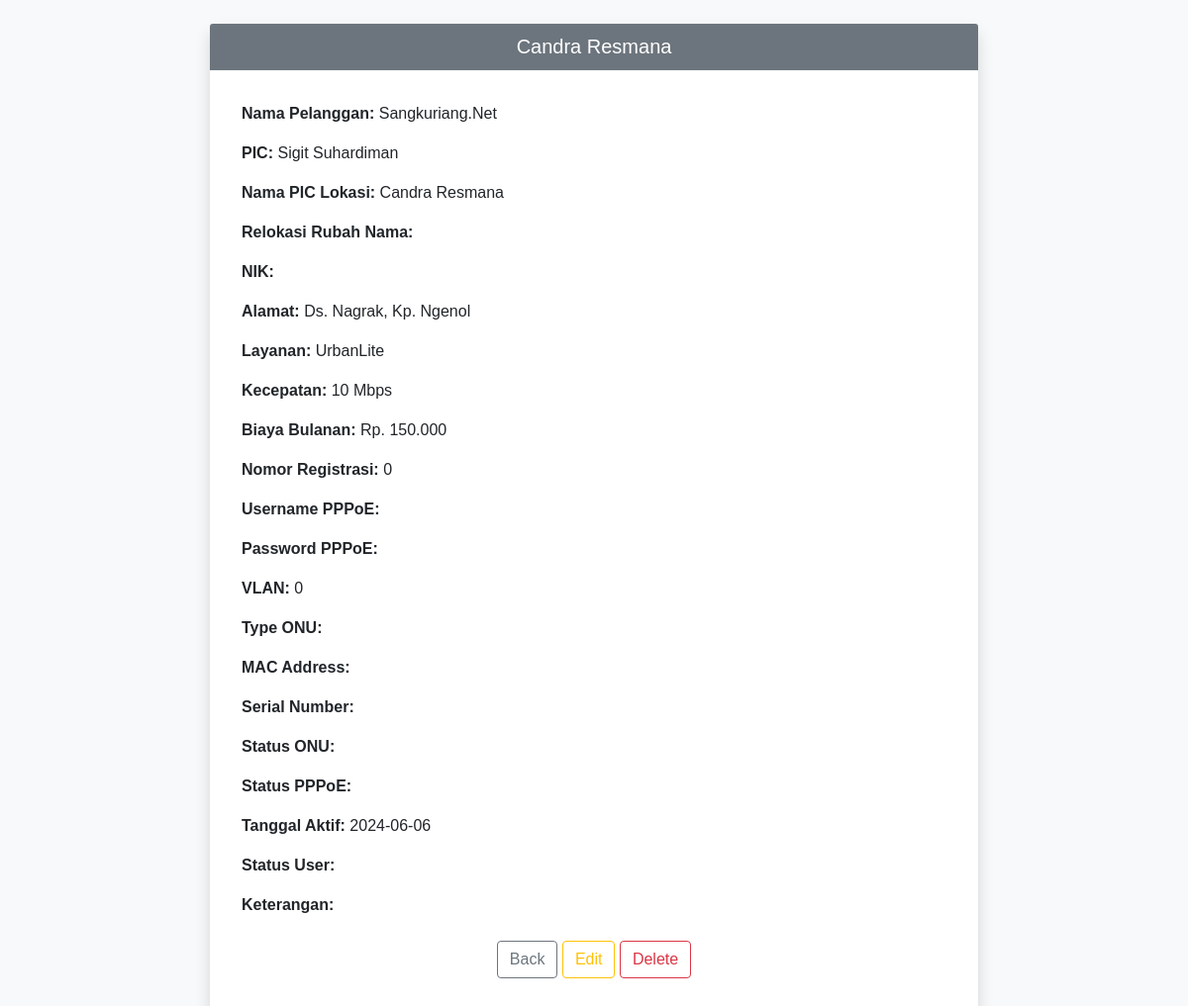
Page /Customer/src/views/customer/show.php?id=243 on the committed database.
### tables this page shows
CREATE TABLE `data_cust` (
  `id` int(11) NOT NULL,
  `nama_pelanggan` varchar(255) NOT NULL,
  `pic` varchar(255) NOT NULL,
  `nama_pic_lokasi` varchar(255) NOT NULL,
  `relokasi_rubah_nama` varchar(255) NOT NULL,
  `nik` varchar(255) NOT NULL,
  `alamat` varchar(255) NOT NULL,
  `rt_rw` varchar(255) NOT NULL,
  `layanan` varchar(255) NOT NULL,
  `kecepatan` varchar(255) NOT NULL,
  `biaya_bulanan` varchar(255) NOT NULL,
  `nomor_registrasi` int(11) NOT NULL,
  `username_pppoe` varchar(255) NOT NULL,
  `password_pppoe` varchar(255) NOT NULL,
  `vlan` int(11) NOT NULL,
  `type_onu` varchar(255) NOT NULL,
  `mac_address` varchar(255) NOT NULL,
  `serial_number` varchar(255) NOT NULL,
  `status_onu` varchar(255) NOT NULL,
  `status_pppoe` varchar(255) NOT NULL,
  `tanggal_aktif` varchar(255) NOT NULL,
  `status_user` varchar(255) NOT NULL,
  `keterangan` varchar(255) NOT NULL,
  `tanggal_simpan` timestamp NOT NULL DEFAULT current_timestamp() ON UPDATE current_timestamp()
);

### Customer/src/controllers/Controller.php (called while the page is built, shortened)
<?php
class Controller
{
    protected function view($view, $data = [])
    {
        $viewPath = '../../views/' . $view . '.php';
    }
    protected function model($model)
    {
        $modelPath = '../../models/' . $model . '.php';
        if (file_exists($modelPath)) {
            if (class_exists($model)) {
                return new $model();
            } else {
                die("Model class not found in file: $modelPath");
            }
        } else {
            die("Model file not found: $modelPath");
        }
    }
}

### Customer/src/models/Model.php (called while the page is built, shortened)
<?php
include_once '../../utils/database.php';
class Model
{
    public function __construct()
    {
        $database = new Database();
        $this->conn = $database->getConnection();
    }
}

### Customer/src/utils/database.php (called while the page is built, shortened)
<?php
class Database
{
    private $host = "localhost";
    private $username = "root";
    private $password = "";
    private $database = "customer";
    public function getConnection()
    {
        $this->conn = null;
        try {
            $this->conn = new PDO("mysql:host=" . $this->host . ";dbname=" . $this->database, $this->username, $this->password);
            $this->conn->setAttribute(PDO::ATTR_ERRMODE, PDO::ERRMODE_EXCEPTION);
        } catch (PDOException $e) {
            echo "Connection failed: " . $e->getMessage();
        }
        return $this->conn;
    }
}

### Customer/src/controllers/CustomerController.php (called while the page is built, shortened)
<?php
include_once 'Controller.php';
class CustomerController extends Controller
{
    public function show($id)
    {
        $customerModel = $this->model('CustomerModel');
        $customer = $customerModel->readCustomerById($id);
        if ($customer) {
            return $customer;
        } else {
            die("Customer not found");
        }
    }
}

### Customer/src/models/CustomerModel.php (called while the page is built, shortened)
<?php
include_once 'Model.php';
class CustomerModel extends Model
{
    public function readCustomerById($id)
    {
        $query = "SELECT * FROM " . $this->table_name . " WHERE id = :id";
        $stmt = $this->conn->prepare($query);
        $stmt->bindParam(':id', $id);
        $stmt->execute();
        return $stmt->fetch(PDO::FETCH_ASSOC);
    }
}

### Customer/src/views/customer/show.php (the view, shortened to what this page needs)
<?php
include_once '../../controllers/CustomerController.php';
require_once '../../models/CustomerModel.php';
$controller = new CustomerController();
$customer = $controller->show($_GET['id']);
?>
<!DOCTYPE html>
<html lang="en">
<head>
    <link href="https://cdn.jsdelivr.net/npm/bootstrap@5.0.2/dist/css/bootstrap.min.css" rel="stylesheet">
</head>
<body>
    <div class="container mt-4 mb-4">
        <div class="card mx-auto">
            <div class="card-header text-center">
                <?php echo $customer['nama_pic_lokasi']; ?>
            </div>
            <div class="card-body">
                <div class="row">
                    <div class="col-md-12">
                        <p class="card-text"><strong>Nama Pelanggan:</strong> <?php echo $customer['nama_pelanggan']; ?></p>
                        <p class="card-text"><strong>PIC:</strong> <?php echo $customer['pic']; ?></p>
                        <p class="card-text"><strong>Nama PIC Lokasi:</strong> <?php echo $customer['nama_pic_lokasi']; ?></p>
                        <p class="card-text"><strong>Relokasi Rubah Nama:</strong> <?php echo $customer['relokasi_rubah_nama']; ?></p>
                        <p class="card-text"><strong>NIK:</strong> <?php echo $customer['nik']; ?></p>
                        <p class="card-text"><strong>Alamat:</strong> <?php echo $customer['alamat']; ?></p>
                        <p class="card-text"><strong>Layanan:</strong> <?php echo $customer['layanan']; ?></p>
                        <p class="card-text"><strong>Kecepatan:</strong> <?php echo $customer['kecepatan']; ?></p>
                        <p class="card-text"><strong>Biaya Bulanan:</strong> Rp. <?php echo number_format((float) $customer['biaya_bulanan'], 0, ',', '.'); ?></p>
                        <p class="card-text"><strong>Nomor Registrasi:</strong> <?php echo $customer['nomor_registrasi']; ?></p>
                        <p class="card-text"><strong>Username PPPoE:</strong> <?php echo $customer['username_pppoe']; ?></p>
                        <p class="card-text"><strong>Password PPPoE:</strong> <?php echo $customer['password_pppoe']; ?></p>
                        <p class="card-text"><strong>VLAN:</strong> <?php echo $customer['vlan']; ?></p>
                        <p class="card-text"><strong>Type ONU:</strong> <?php echo $customer['type_onu']; ?></p>
                        <p class="card-text"><strong>MAC Address:</strong> <?php echo $customer['mac_address']; ?></p>
                        <p class="card-text"><strong>Serial Number:</strong> <?php echo $customer['serial_number']; ?></p>
                        <p class="card-text"><strong>Status ONU:</strong> <?php echo $customer['status_onu']; ?></p>
                        <p class="card-text"><strong>Status PPPoE:</strong> <?php echo $customer['status_pppoe']; ?></p>
                        <p class="card-text"><strong>Tanggal Aktif:</strong> <?php echo $customer['tanggal_aktif']; ?></p>
                        <p class="card-text"><strong>Status User:</strong> <?php echo $customer['status_user']; ?></p>
                        <p class="card-text"><strong>Keterangan:</strong> <?php echo $customer['keterangan']; ?></p>
                    </div>
                </div>
                <div class="text-center mt-4">
                    <a href="./index.php" class="btn btn-outline-secondary">Back</a>
                    <a href="edit.php?id=<?php echo $customer['id']; ?>" class="btn btn-outline-warning">Edit</a>
                    <a href="delete.php?id=<?php echo $customer['id']; ?>" class="btn btn-outline-danger">Delete</a>
                </div>
            </div>
        </div>
    </div>
</body>
</html>

### Customer/src/views/customer/show.php (style rules this page uses)
body { background-color: #f8f9fa; font-family: "Arial", sans-serif; }
.container { max-width: 800px; margin: auto; }
.card { border: none; box-shadow: 0 0.5rem 1rem rgba(0, 0, 0, 0.15); border-radius: 0.5rem; }
.card-header { background-color: #6c757d; color: #fff; font-size: 1.25rem; border-bottom: 1px solid #6c757d; border-radius: 0.5rem 0.5rem 0 0; }
.card-body { background-color: #ffffff; padding: 2rem; }
.btn-outline-secondary { border-radius: 0.25rem; }
.btn-outline-warning { border-radius: 0.25rem; }
.btn-outline-danger { border-radius: 0.25rem; }
.card-text { margin-bottom: 1rem; }

### rows in the picture
data_cust: nama_pic_lokasi "Candra Resmana", nama_pelanggan "Sangkuriang.Net", pic "Sigit Suhardiman", alamat "Ds. Nagrak, Kp. Ngenol", layanan "UrbanLite", kecepatan "10 Mbps", biaya_bulanan "150.000", nomor_registrasi "0", vlan "0", tanggal_aktif "2024-06-06"
